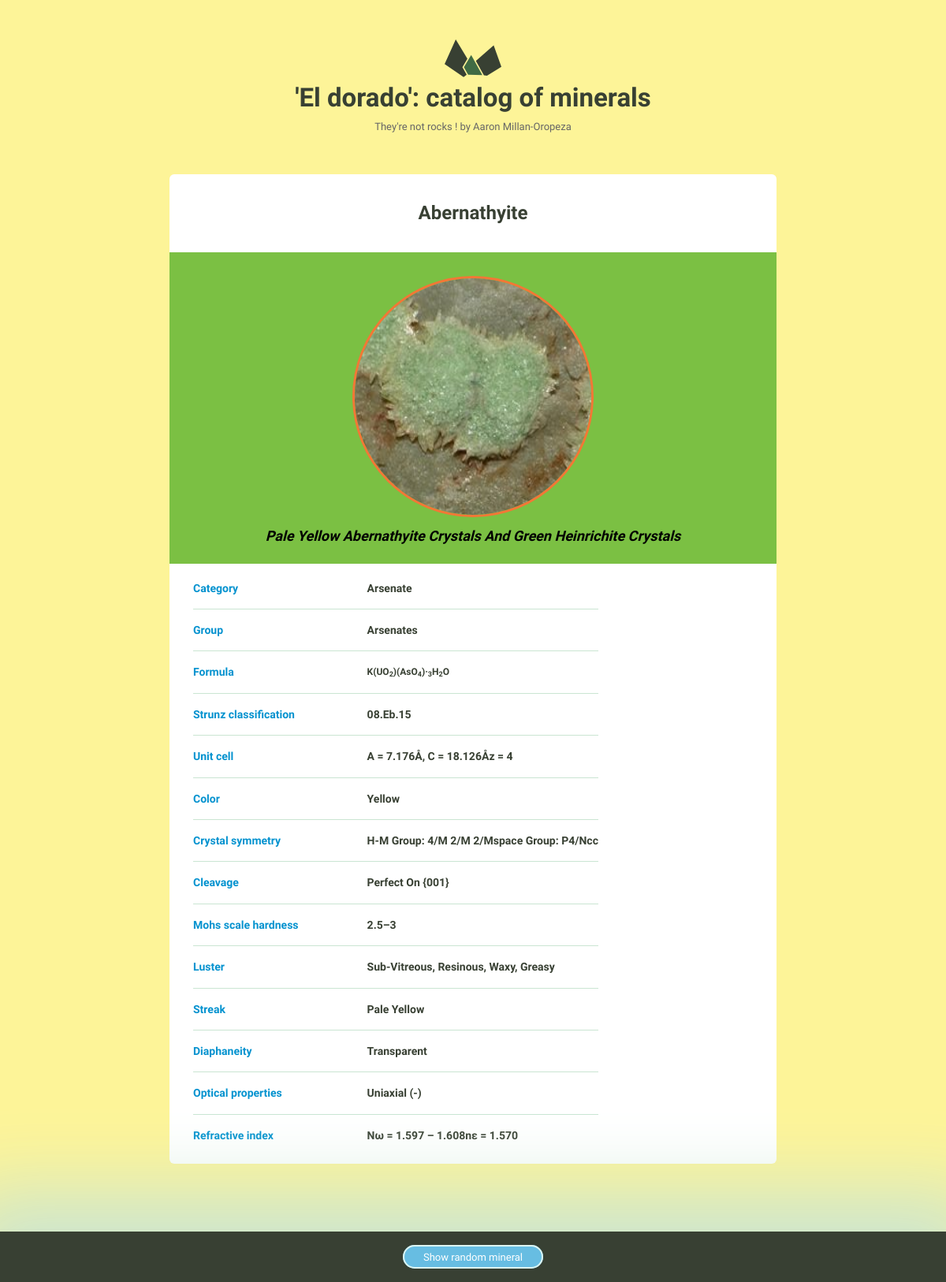
/index/2/, run on the app's committed database.
### minerals/models.py (models this page shows)
class Mineral(models.Model):
    name = models.CharField(max_length=255)
    image_filename = models.FilePathField(path='/img')
    image_caption = models.TextField(null=True, blank=True)
    category = models.TextField(null=True, blank=True)
    formula = models.TextField(null=True, blank=True)
    strunz_classification = models.TextField(null=True, blank=True)
    crystal_system = models.TextField(null=True, blank=True)
    unit_cell = models.TextField(null=True, blank=True)
    color = models.TextField(null=True, blank=True)
    crystal_symmetry = models.TextField(null=True, blank=True)
    cleavage = models.TextField(null=True, blank=True)
    mohs_scale_hardness = models.TextField(null=True, blank=True)
    luster = models.TextField(null=True, blank=True)
    streak = models.TextField(null=True, blank=True)
    diaphaneity = models.TextField(null=True, blank=True)
    optical_properties = models.TextField(null=True, blank=True)
    refractive_index = models.TextField(null=True, blank=True)
    crystal_habit = models.TextField(null=True, blank=True)
    specific_gravity = models.TextField(null=True, blank=True)
    group = models.TextField(null=True, blank=True)

### minerals/views.py (the view)
# urls.py: path('<int:pk>/', views.mineral_details, name ='mineral_details'),
def mineral_details(request, pk):
    mineral = get_object_or_404(Mineral, pk=pk)
    rand_min = Mineral.objects.order_by('?').first()
    return render(request, 'mineral_details.html', {'mineral':mineral,
                                                    'rand_min':rand_min})

### minerals/templates/minerals/mineral_details.html (shortened to what this page needs)
{% extends 'layout.html' %}
{% load static from staticfiles %}
{% block extrahead %}
<link rel="stylesheet" href='{% static "css/mineral.css" %}'>
{% endblock %}
{% block content %}
<div class="grid-100 mineral__container">
  <h1 class="mineral__name">{{ mineral.name|title }} </h1>
  <div class="mineral__image-bg">
    <img class="mineral__image" src="{% static mineral.image_filename %}">
      <p class="mineral__caption">{{ mineral.image_caption|title }}</p>
  </div>
  <div class="mineral__table-container">
    <table class="mineral__table">
      <tr>
        <td class="mineral__category">Category</td>
        <td>{{ mineral.category|title }}</td>
      </tr>
      <tr>
        <td class="mineral__category">Group</td>
        <td>{{ mineral.group|title }}</td>
      </tr>
      <tr>
        <td class="mineral__category">Formula</td>
        <td class="mineral__formula">{{ mineral.formula|safe }}</td>
      </tr>
      {% if mineral.strunz_classification != NULL %}
        <tr>
          <td class="mineral__category">Strunz classification</td>
          <td>{{ mineral.strunz_classification|title }}</td>
        </tr>
      {% endif %}
      {% if mineral.unit_cell != NULL %}
        <tr>
          <td class="mineral__category">Unit cell</td>
          <td>{{ mineral.unit_cell|title }}</td>
        </tr>
      {% endif %}
      {% if mineral.color != NULL %}
        <tr>
          <td class="mineral__category">Color</td>
          <td>{{ mineral.color|title }}</td>
        </tr>
      {% endif %}
      {% if mineral.crystal_symmetry != NULL %}
        <tr>
          <td class="mineral__category">Crystal symmetry</td>
          <td>{{ mineral.crystal_symmetry|title }}</td>
        </tr>
      {% endif %}
      {% if mineral.cleavage != NULL %}
        <tr>
          <td class="mineral__category">Cleavage</td>
          <td>{{ mineral.cleavage|title }}</td>
        </tr>
      {% endif %}
      {% if mineral.mohs_scale_hardness != NULL %}
        <tr>
          <td class="mineral__category">Mohs scale hardness</td>
          <td>{{ mineral.mohs_scale_hardness|title }}</td>
        </tr>
      {% endif %}
      {% if mineral.luster != NULL %}
        <tr>
          <td class="mineral__category">Luster</td>
          <td>{{ mineral.luster|title }}</td>
        </tr>
      {% endif %}
      {% if mineral.streak != NULL %}
        <tr>
          <td class="mineral__category">Streak</td>
          <td>{{ mineral.streak|title }}</td>
        </tr>
      {% endif %}
      {% if mineral.diaphaneity != NULL %}
        <tr>
          <td class="mineral__category">Diaphaneity</td>
          <td>{{ mineral.diaphaneity|title }}</td>
        </tr>
      {% endif %}
      {% if mineral.optical_properties != NULL %}
        <tr>
          <td class="mineral__category">Optical properties</td>
          <td>{{ mineral.optical_properties|title }}</td>
        </tr>
      {% endif %}
      {% if mineral.refractive_index != NULL %}
        <tr>
          <td class="mineral__category">Refractive index</td>
          <td>{{ mineral.refractive_index|title }}</td>
        </tr>
      {% endif %}
    </table>
  </div>
</div>
{% endblock %}

### static/css/global.css (style rules this page uses)
html { font-family: sans-serif; -ms-text-size-adjust: 100%; -webkit-text-size-adjust: 100%; }
body { margin: 0; }
h1 { font-size: 2em; margin: 0.67em 0; }
sub { font-size: 75%; line-height: 0; position: relative; vertical-align: baseline; bottom: -0.25em; }
img { border: 0; }
table { border-collapse: collapse; border-spacing: 0; }
td, th { padding: 0; }
html { font-size: 62.5%; }
body { background-color: #CAE5D2; font-size: 1.5em; line-height: 1.6; font-weight: 400; font-family: "Cousine"; color: #666; }
.grid, .grid-5, .grid-10, .grid-15, .grid-20, .grid-25, .grid-30, .grid-33, .grid-35, .grid-40, .grid-45, .grid-50, .grid-55, .grid-60, .grid-65, .grid-66, .grid-70, .grid-75, .grid-80, .grid-90, .grid-95, .grid-100 { float: left; box-sizing: border-box; position: relative; }
.grid-100 { width: 100%; padding: 0 15px; }
h1, h2, h3, h4, h5, h6 { margin-top: 0; margin-bottom: 2rem; font-weight: bold; font-family: "Work Sans", sans-serif; color: #384033; }
h1 { font-size: 3.8rem; }
@media (min-width: 550px) { h1 { font-size: 3.8rem; } }
p { margin-top: 0; font-size: 1.6rem; }
th, td { padding: 15px; text-align: left; border-bottom: 1px solid #e1e1e1; }
th:first-child, td:first-child { padding-left: 0; }
th:last-child, td:last-child { padding-right: 0; }
table, p, ul { margin-bottom: 2.5rem; }
.mineral__container { background-color: #fff; border-radius: 6px; list-style: none; padding: 0; text-align: center; }
.mineral__name { display: block; width: 100%; margin: 0; font-size: 24px; padding: 30px 0 30px 0; }
.mineral__image { display: block; margin: 0 auto; border: solid 2px #CAE5D2; }
.mineral__image-bg { background-color: #ecfaf8; padding: 20px 0; }
.mineral__caption { font-size: 12px; font-style: italic; padding: 10px 0 0 0; margin: 0; }
.mineral__table { font-size: 14px; color: #384033; }
.mineral__table td { border-color: #CAE5D2; }
.mineral__table tr:last-of-type td { border-bottom: none; padding-bottom: 0; }
.mineral__table-container { padding: 5px 30px 0; }
.mineral__category { font-weight: bold; width: 40%; }
.mineral__formula { font-size: 12px; }

### static/css/mineral.css (style rules this page uses)
body { background-color: #fdf498; }
h1 { font-size: 2.2em; }
td { font-size: 1.2; font-weight: bold; }
.mineral__image-bg { background-color: #7BC043; }
.mineral__image { margin-top: 10px; width: 300px; height:300px; border-radius: 50%; border: 3px solid #f37736; }
.mineral__caption { font-size: 1.2em; font-weight: bold; color: black; }
.mineral__category { color: #0392cf }

### data on the page
Mineral: name "Abernathyite", image_filename (picture), image_caption "Pale Yellow Abernathyite Crystals And Green Heinrichite Crystals", category "Arsenate", group "Arsenates", formula "K(UO 2 )(AsO 4 )· 3 H 2 O", strunz_classification "08.Eb.15", unit_cell "A = 7.176Å, C = 18.126Åz = 4", color "Yellow", crystal_symmetry "H-M Group: 4/M 2/M 2/Mspace Group: P4/Ncc", cleavage "Perfect On {001}", mohs_scale_hardness "2.5–3", luster "Sub-Vitreous, Resinous, Waxy, Greasy", streak "Pale Yellow", diaphaneity "Transparent", optical_properties "Uniaxial (-)", refractive_index "Nω = 1.597 – 1.608nε = 1.570"
